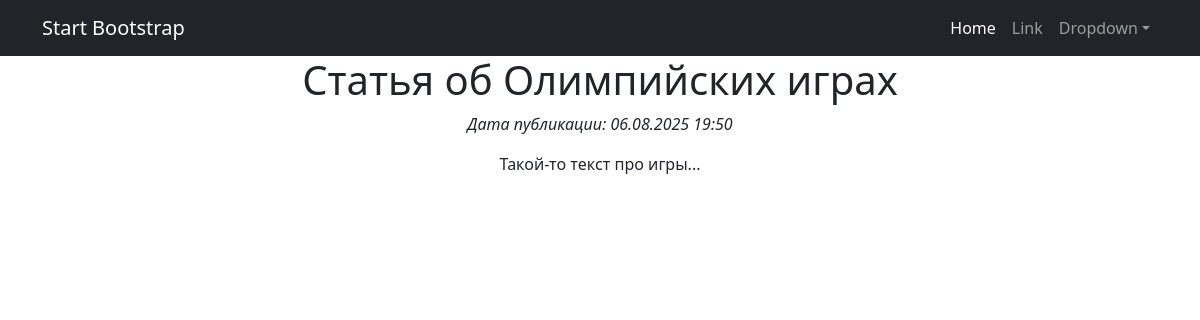
The page /news/1/ on the database its author committed.
### news/models.py (models this page shows, shortened)
class Post(models.Model):
    ARTICLE = 'AR'
    NEWS = 'NW'
    POST_TYPES = [
        (ARTICLE, 'Статья'),
        (NEWS, 'Новость')
    ]
    author = models.ForeignKey('Author', on_delete=models.CASCADE)
    post_type = models.CharField(max_length=2, choices=POST_TYPES, default=ARTICLE)
    time_create = models.DateTimeField(auto_now_add=True)
    categories = models.ManyToManyField('Category', through='PostCategory')
    title = models.CharField(max_length=255)
    text = models.TextField()
    rating = models.IntegerField(default=0)

### news/views.py (the view)
# urls.py: path('<int:pk>/', PostDetailView.as_view(), name='post_detail'),
class PostDetailView(DetailView):
    model = Post
    template_name = 'post.html'
    context_object_name = 'post'

### news/templatetags/my_filters.py (called while the page is built)
@register.filter(name='censor')
def censor(value):
    if not isinstance(value, str):
        raise ValueError()
    def replace_bad_word(word):
        for bad_word in BAD_WORDS:
            if word.lower().startswith(bad_word.lower()):
                stars = '*' * (len(word) - 1)
                return word[0] + stars
        return word
    words = value.split()
    censored_words = [replace_bad_word(w) for w in words]
    return ' '.join(censored_words)

### templates/post.html (shortened to what this page needs)
{% extends 'flatpages/default.html' %}
{% load my_filters %}
{% block content %}
    <h1>{{ post.title|censor }}</h1>
    <p><em>Дата публикации: {{ post.time_create|date:"d.m.Y H:i" }}</em></p>
    <div>
        {{ post.text|censor|linebreaks }}
    </div>
{% endblock content %}

### rows shown on the page
Post: title|censor "Статья об Олимпийских играх", time_create "06.08.2025 19:50", text|censor "Такой-то текст про игры..."
